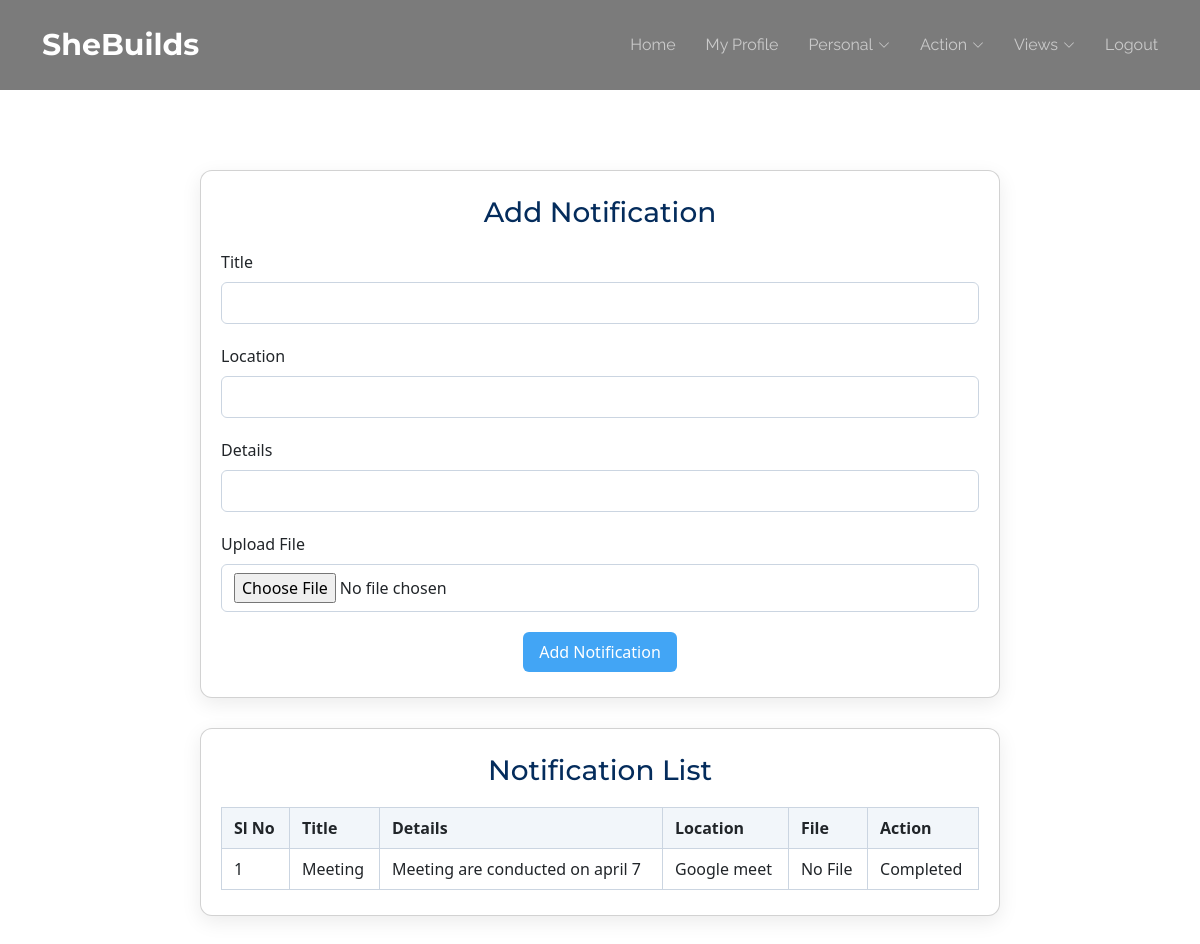
Page /Kudumbasree/AddNotification/ (signed in) on the committed database.
### Kudumbasree/models.py (models this page shows)
class tbl_notification(models.Model):
   notification_title=models.CharField(max_length=30)
   notification_details=models.CharField(max_length=30)
   notification_location=models.CharField(max_length=30)
   notification_file=models.FileField(upload_to="Assets/File/Notification/")
   notification_status=models.IntegerField(default=0)
   kudumbasree=models.ForeignKey(tbl_kudumbasree,on_delete=models.CASCADE,null=True)
   authority=models.ForeignKey(tbl_authority,on_delete=models.CASCADE,null=True)
   cds=models.ForeignKey(tbl_cds,on_delete=models.CASCADE,null=True)
   ads=models.ForeignKey(tbl_ads,on_delete=models.CASCADE,null=True)

### Kudumbasree/views.py (the view)
# urls.py: path('AddNotification/',views.AddNotification,name='AddNotification'),
def AddNotification(request):
    notification=tbl_notification.objects.filter(kudumbasree=request.session['kid'])
    if request.method=="POST":
        details=request.POST.get('txt_details')
        loc=request.POST.get('txt_loc')
        title=request.POST.get('txt_title')
        files=request.FILES.get('file_photo')
        tbl_notification.objects.create(notification_details=details,notification_location=loc,notification_title=title,notification_file=files,kudumbasree=tbl_kudumbasree.objects.get(id=request.session['kid']))
        return render(request,'Kudumbasree/AddNotification.html',{'msg':'Inserted'})
    else:
        return render(request,'Kudumbasree/AddNotification.html',{'notification':notification})

### Kudumbasree/Templates/Kudumbasree/AddNotification.html (shortened to what this page needs)
{% extends 'Kudumbasree/Header.html' %}
{% block content %}
<div class="page-container">
    <div class="card profile-card">
        <h3>Add Notification</h3>
        <form action="" method="post" enctype="multipart/form-data">
            <div class="form-group">
                <label>Title</label>
                <input type="text" name="txt_title" required>
            </div>
            <div class="form-group">
                <label>Location</label>
                <input type="text" name="txt_loc" required>
            </div>
            <div class="form-group">
                <label>Details</label>
                <input type="text" name="txt_details" required>
            </div>
            <div class="form-group">
                <label>Upload File</label>
                <input type="file" name="file_photo">
            </div>
            <div class="form-buttons">
                <button type="submit" class="btn btn-primary">Add Notification</button>
            </div>
        </form>
    </div>
    <div class="card profile-card" style="margin-top: 30px;">
        <h3>Notification List</h3>
        <table border="1" cellspacing="0" cellpadding="8" class="notification-table">
            <thead>
                <tr>
                    <th>Sl No</th>
                    <th>Title</th>
                    <th>Details</th>
                    <th>Location</th>
                    <th>File</th>
                    <th>Action</th>
                </tr>
            </thead>
            <tbody>
                {% for i in notification %}
                <tr>
                    <td>{{ forloop.counter }}</td>
                    <td>{{ i.notification_title }}</td>
                    <td>{{ i.notification_details }}</td>
                    <td>{{ i.notification_location }}</td>
                    <td>
                        {% if i.notification_file %}
                            <a href="{{ i.notification_file.url }}" target="_blank">View File</a>
                        {% else %}
                            No File
                        {% endif %}
                    </td>
                    <td>
                        {% if i.notification_status == 1 %}
                            Completed
                        {% else %}
                            <a href="{% url 'Kudumbasree:deletenotification' i.id %}">Delete</a> |
                            <a href="{% url 'Kudumbasree:editnotification' i.id %}">Mark Complete</a>
                        {% endif %}
                    </td>
                </tr>
                {% empty %}
                <tr>
                    <td colspan="6">No Notifications Added</td>
                </tr>
                {% endfor %}
            </tbody>
        </table>
    </div>
</div>
{% endblock content %}

### Guest/static/Main/assets/css/main.css (style rules this page uses)
:root { --default-font: "Roboto", system-ui, -apple-system, "Segoe UI", Roboto, "Helvetica Neue", Arial, "Noto Sans", "Liberation Sans", sans-serif, "Apple Color Emoji", "Segoe UI Emoji", "Segoe UI Symbol", "Noto Color Emoji"; --heading-font: "Montserrat", sans-serif; --nav-font: "Raleway", sans-serif; }
:root { --background-color: #ffffff; --default-color: #2b180d; --heading-color: #1b2f45; --accent-color: #56b8e6; --surface-color: #ffffff; --contrast-color: #ffffff; }
:root { --nav-color: rgba(255, 255, 255, 0.6); --nav-hover-color: #ffffff; --nav-mobile-background-color: #ffffff; --nav-dropdown-background-color: #ffffff; --nav-dropdown-color: #212529; --nav-dropdown-hover-color: #56b8e6; }
:root { scroll-behavior: smooth; }
body { color: var(--default-color); background-color: var(--background-color); font-family: var(--default-font); }
h1, h2, h3, h4, h5, h6 { color: var(--heading-color); font-family: var(--heading-font); }

### Kudumbasree/Templates/Kudumbasree/AddNotification.html (style rules this page uses)
.page-container { max-width: 800px; margin: 40px auto; font-family: 'Segoe UI', Tahoma, Geneva, Verdana, sans-serif; }
.card.profile-card { background: #fff; padding: 25px 20px; border-radius: 12px; box-shadow: 0 6px 20px rgba(0,0,0,0.08); }
h3 { color: #042c5c; margin-bottom: 20px; text-align: center; }
.form-group { margin-bottom: 20px; text-align: left; }
.form-group label { display: block; margin-bottom: 8px; font-weight: 500; }
.form-group input[type="text"], .form-group input[type="file"] { width: 100%; padding: 8px 12px; border-radius: 6px; border: 1px solid #cbd5e1; font-size: 1rem; }
.form-buttons { text-align: center; }
.btn { padding: 8px 16px; border-radius: 6px; font-size: 1rem; color: #fff; cursor: pointer; border: none; }
.btn-primary { background-color: #42a5f5; }
.notification-table { width: 100%; border-collapse: collapse; text-align: left; }
.notification-table th, .notification-table td { padding: 8px 12px; border: 1px solid #cbd5e1; }
.notification-table th { background-color: #f2f6fa; }

### rows in the picture
tbl_notification: notification_title "Meeting", notification_details "Meeting are conducted on april 7", notification_location "Google meet", notification_file "No File", notification_status "Completed"
